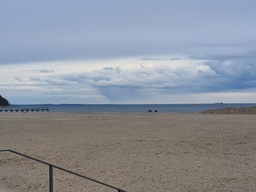
#> input picture img.jpeg, 256 x 192 px, shrunk from 2016 x 1512 before the run
$ python kmeans.py
#> lines starting #> are read from the running program, lines starting #| are printed output that depends on the picture; long printed decimals are rounded
### utils.py
import numpy as np
from tqdm.auto import trange

class kMeans():
    def __init__(self, num_cluster=5, data=None):
        self.codebooks = 3*np.random.rand(num_cluster, 2)-1.5
        if data is not None:
            self.init_codes(data)

    def init_codes(self, data):
        self.codebooks = data[np.random.permutation(len(data))][:len(self.codebooks)]

    def update(self, x):
        out = self.pred(x)
        for c in range(len(self.codebooks)):
            if len(x[out==c])==0:
                continue
            self.codebooks[c] = np.mean(x[out==c], axis=0)

    def pred(self, x):
        dists = np.sqrt(np.sum((x[:,None]-self.codebooks[None])**2, axis=-1)).T
        return np.argmin(dists, axis=0)

    def fit(self, x, verbose=False, max_it=100):
        self.init_codes(x)
        alt = 0
        for i in trange(max_it):
            alt = self.codebooks.copy()
            self.update(x)
            dists = np.sum((alt-self.codebooks)**2, axis=-1)
            if np.max(dists)==0:
                break
        if verbose:
            print(f"{len(self.codebooks)} Zentren wurden in {i+1} Schritten gelernt. Fehler: {self.fehler(x)}")

    def fehler(self, x):
        dists = np.sqrt(np.sum((x[:,None]-self.codebooks[None])**2, axis=-1)).T
        d = np.argmin(dists, axis=0)
        out = 0
        for j,i in enumerate(d):
            out += dists[i,j]
        return out/len(x)

### kmeans.py
from utils import kMeans
from PIL import Image
import numpy as np

image = Image.open("img.jpeg")
#> image is the input picture: PIL image 256x192 RGB; mean R, G, B 139.2, 144.8, 154.6
image = np.array(image)[::2, ::2]/255
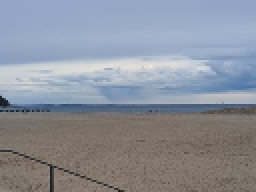
#> image: shape (96, 128, 3) float64 (shown 2 times larger); mean R, G, B 0.546, 0.568, 0.607

k = 256
model = kMeans(k)
model.fit(image.reshape(-1, 3), verbose=True, max_it=100)
#> in init_codes, `self.codebooks = data[np.random.permutation(len(data))][:len(self.code..`: self.codebooks = 256 rows, first 8: [0.298, 0.408, 0.561], [0.463, 0.435, 0.412], [0.6, 0.667, 0.776], [0.769, 0.796, 0.835], [0.475, 0.439, 0.404], [0.471, 0.573, 0.702], [0.494, 0.455, 0.416], [0.494, 0.459, 0.424]
#> in fehler, `d = np.argmin(dists, axis=0)`: d = 12288 values, max 255 at index 4458, min 0 at index 6675, mean 119.7
#> the loop in fehler, `for j,i in enumerate(d):` made 12288 passes
#> (i, out) on passes 1 to 3: (154, 1.57e-15), (154, 3.14e-15), (154, 4.71e-15)
#> after the loop in fehler, `for j,i in enumerate(d):`: out = 67.4
#| 256 Zentren wurden in 18 Schritten gelernt. Fehler: 0.005485
np.save(f"codebooks_{k}.npy", model.codebooks)
